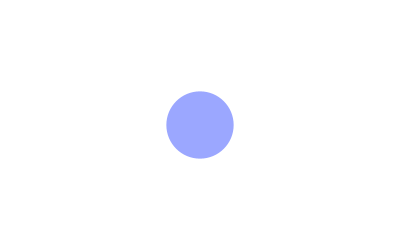
Frame 1 (no input)
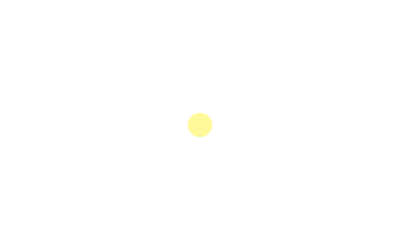
Frame 60 (the mouse pressed at the canvas centre just before this capture)
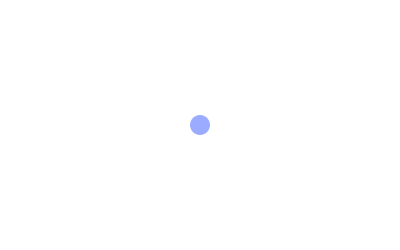
Frame 120 (the mouse held since frame 60 and released just before this capture)

The Processing sketch that drew these frames (run headless with seeded random() and noise(); from frame 60 on, the mouse is pressed at the canvas centre):

// Processing sketch: processing_180469
// ── processing_180469.pde

int counter;

void setup() {  //setup function called initially, only once
  size(400, 250);
  colorMode(HSB);   //set colors to Hue, Saturation, Brightness mode
  counter = 0;
  frameRate(25);
}

void draw() {  //draw function loops 
  background(255);  //set background white
  counter=counter+1;
  noStroke();
  fill(random(255),100,255,255);
  
  if(mousePressed == true) { //add some interaction
    ellipse(mouseX, mouseY, 20, 20);
  }
  else {
    ellipse(width/2, height/2, 80*sin(counter), 80*sin(counter));
    //println(80*sin(counter));
  }
}
